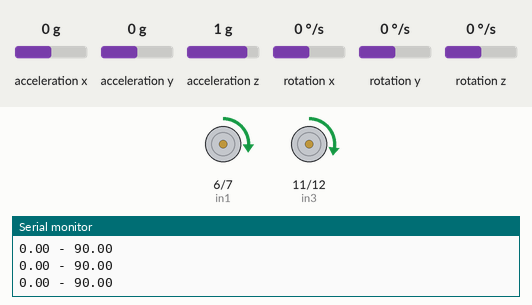
Bench run of a sketch on a simulated Arduino Uno, built with avr-gcc and run on an emulated ATmega328P. Parts: motor-driver pin pairs drawn as motors (green arrow = first pin HIGH = forward, orange = second pin HIGH = backward, longer = more drive, scaled by the enable pin), the last lines printed to the serial monitor. Inputs (shaded band) come from the test bench; at power-on: rotation z 0 °/s, acceleration x 0 g, acceleration y 0 g, acceleration z 1 g, rotation x 0 °/s, rotation y 0 °/s.

Above: at 3.2 s.
3.3 s: rotation z set to 192 °/s
At 4.4 s:
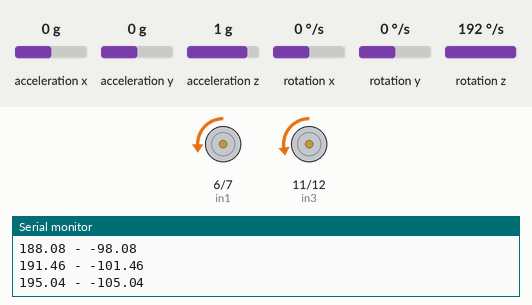
5.3 s: rotation z set to -192 °/s
At 7.8 s:
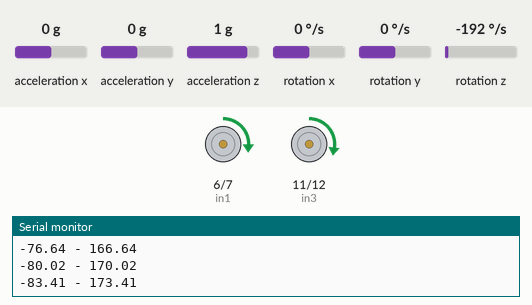
Timing chart, 0 to 9.3 s (numbered marks = the images above; inputs shaded):
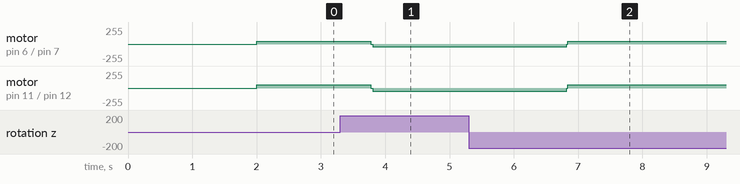

Measured:
- after the input at 3.3 s, motor on pin 6 (in1) / pin 7 (in2): forward 44/255 → backward 44/255 after 0.47 s; motor on pin 11 (in3) / pin 12 (in4): forward 51/255 → backward 51/255 after 0.47 s
- after the input at 5.3 s, motor on pin 6 (in1) / pin 7 (in2): backward 44/255 → forward 44/255 after 1.5 s; motor on pin 11 (in3) / pin 12 (in4): backward 51/255 → forward 51/255 after 1.5 s

The sketch:

car.ino
```cpp
#include "Wire.h"
#include <MPU6050_light.h>

#define enA 9
#define enB 10
#define in1 6
#define in2 7
#define in3 11
#define in4 12

MPU6050 mpu(Wire);
unsigned long timer = 0;
unsigned long myTimer = 0;

float minMotor = 0.05;
int motorArrays[2][3] = {{enA, in1, in2}, {enB, in4, in3}};
float motorMultipliers[2] = {0.875f, 1.0f};
float angles[4] = {0, 90, 180, 270};
int rotateAfterMillis = 5000;
int i = 0;

float angle = 0.0f;

void setup() {
  Serial.begin(9600);
  Wire.begin();

  pinMode(enA, OUTPUT);
  pinMode(enB, OUTPUT);
  pinMode(in1, OUTPUT);
  pinMode(in2, OUTPUT);
  pinMode(in3, OUTPUT);
  pinMode(in4, OUTPUT);

  byte status = mpu.begin();
  Serial.print(F("MPU6050 status: "));
  Serial.println(status);
  while (status != 0) { } // stop everything if could not connect to MPU6050
  Serial.println(F("Calculating offsets, do not move MPU6050"));
  delay(1000);
  mpu.calcOffsets(); // gyro and accelero
  Serial.println("Done!\n");
}

// between -1 and 1
void move(float x, char motorNum){
  analogWrite(motorArrays[motorNum][0], (int)(255 * motorMultipliers[motorNum] * abs(x)));

  if (x > minMotor){
    digitalWrite(motorArrays[motorNum][1], HIGH);
    digitalWrite(motorArrays[motorNum][2], LOW);
  }
  else if (x < -minMotor){
    digitalWrite(motorArrays[motorNum][1], LOW);
    digitalWrite(motorArrays[motorNum][2], HIGH);
  }
  else{
    digitalWrite(motorArrays[motorNum][1], LOW);
    digitalWrite(motorArrays[motorNum][2], LOW);
  }
}

void rotate(float toAngle){
  float diff = toAngle - angle;
  Serial.print(angle); Serial.print(" - "); Serial.println(diff);
  if (diff > 2){
    move(+0.2f, 0);
    move(-0.2f, 1);
  }
  else if (diff < -2){
    move(-0.2f, 0);
    move(+0.2f, 1);
  }
  else{
    move(0.0f, 0);
    move(0.0f, 1);
  }
}

void loop() {
  mpu.update();
  angle = mpu.getAngleZ();

  if ((millis() - myTimer) > rotateAfterMillis) {
    i = (millis() / 1000) % 4;
    myTimer = millis();
  }

  rotate(angles[1]);
}
```
